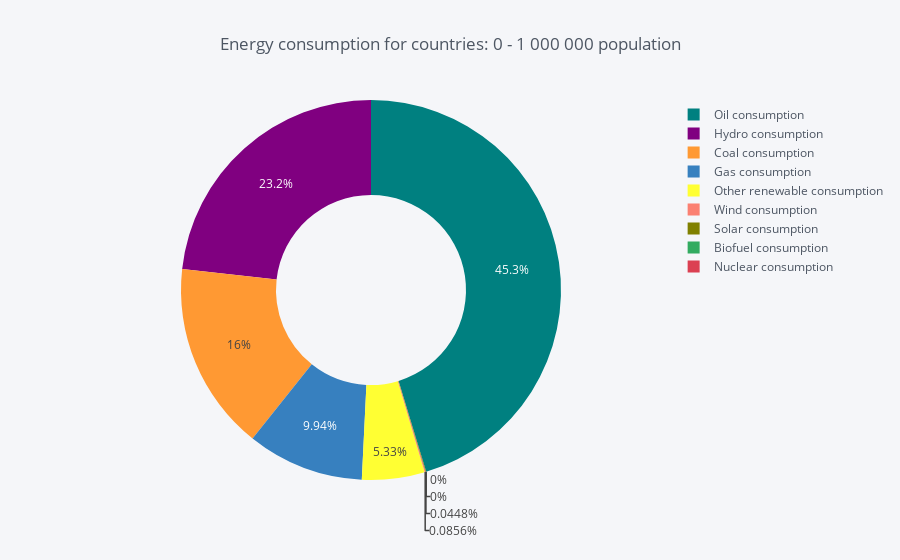
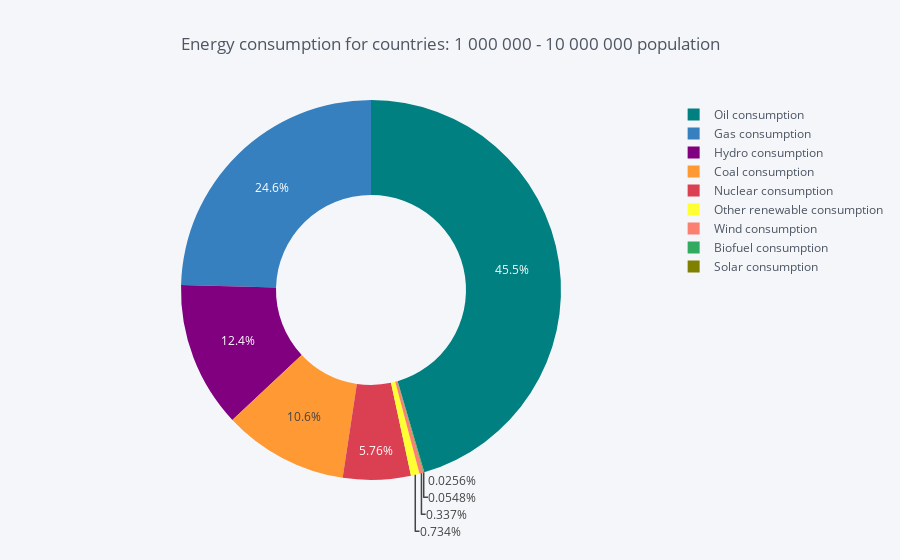

These figures' notebook cell, in order:
### Code cell
df_population = df[["Population groupped","Coal consumption", "Gas consumption",
                    "Biofuel consumption", "Hydro consumption", "Nuclear consumption",
                    "Oil consumption", "Other renewable consumption", "Solar consumption",
                    "Wind consumption"]].copy()
df_population = df_population.groupby('Population groupped').sum()
df_population.sort_values(by="Population groupped")

for i in range(len(df_population)) :
    ef = pd.DataFrame({'labels': df_population.columns,'values': df_population.iloc[i]})
    ef.iplot(kind='pie',labels='labels',values='values',
         title='Energy consumption for countries: '
         +str(df_population.index[i])+ " population", hole = 0.5)

### Figure 1 — Plotly figure (JSON) as saved in the notebook; plotly's stock layout.template omitted (floating-point values rounded to 4 significant figures)
{"data": [{"hole": 0.5, "labels": ["Coal consumption", "Gas consumption", "Biofuel consumption", "Hydro consumption", "Nuclear consumption", "Oil consumption", "Other renewable consumption", "Solar consumption", "Wind consumption"], "marker": {"colors": ["rgba(255, 153, 51, 1.0)", "rgba(55, 128, 191, 1.0)", "rgba(50, 171, 96, 1.0)", "rgba(128, 0, 128, 1.0)", "rgba(219, 64, 82, 1.0)", "rgba(0, 128, 128, 1.0)", "rgba(255, 255, 51, 1.0)", "rgba(128, 128, 0, 1.0)", "rgba(251, 128, 114, 1.0)"]}, "name": "", "values": [522.5, 323.6, 0.0, 756.6, 0.0, 1475.0, 173.5, 1.46, 2.788], "type": "pie"}], "layout": {"legend": {"bgcolor": "#F5F6F9", "font": {"color": "#4D5663"}}, "paper_bgcolor": "#F5F6F9", "plot_bgcolor": "#F5F6F9", "titlefont": {"color": "#4D5663"}, "title": "Energy consumption for countries: 0 - 1 000 000 population"}}

### Figure 2 — Plotly figure (JSON) as saved in the notebook; plotly's stock layout.template omitted (floating-point values rounded to 4 significant figures)
{"data": [{"hole": 0.5, "labels": ["Coal consumption", "Gas consumption", "Biofuel consumption", "Hydro consumption", "Nuclear consumption", "Oil consumption", "Other renewable consumption", "Solar consumption", "Wind consumption"], "marker": {"colors": ["rgba(255, 153, 51, 1.0)", "rgba(55, 128, 191, 1.0)", "rgba(50, 171, 96, 1.0)", "rgba(128, 0, 128, 1.0)", "rgba(219, 64, 82, 1.0)", "rgba(0, 128, 128, 1.0)", "rgba(255, 255, 51, 1.0)", "rgba(128, 128, 0, 1.0)", "rgba(251, 128, 114, 1.0)"]}, "name": "", "values": [32350.0, 74810.0, 166.6, 37730.0, 17520.0, 138400.0, 2233.0, 77.98, 1025.0], "type": "pie"}], "layout": {"legend": {"bgcolor": "#F5F6F9", "font": {"color": "#4D5663"}}, "paper_bgcolor": "#F5F6F9", "plot_bgcolor": "#F5F6F9", "titlefont": {"color": "#4D5663"}, "title": "Energy consumption for countries: 1 000 000 - 10 000 000 population"}}
